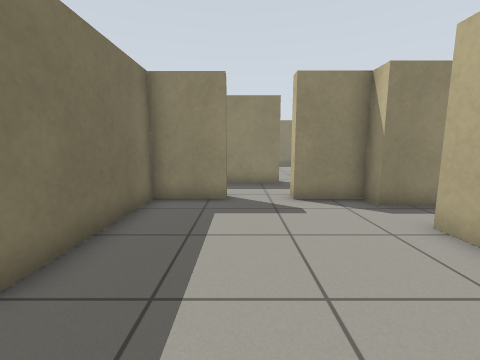
[1] (above)

16 first-person views from a walk through a Gazebo world. The camera is 0.86 m above the floor, tilts 8° down and sees 90° across. The floor is counted in squares, 0.5 m on a side. Each view is taken from the middle of a square. On the plan, view 1 faces up. The plan holds only what a view shows up to about 14 squares ahead; the rest is blank.

[2]
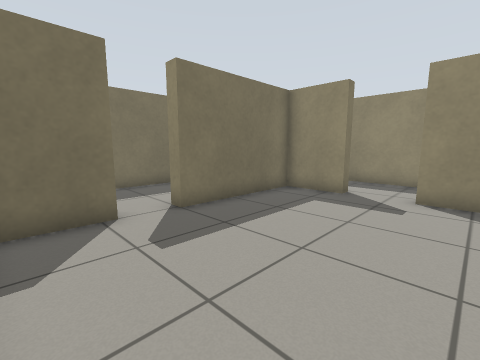

[3]
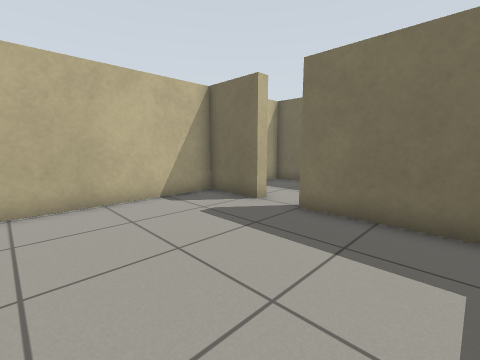

[4]
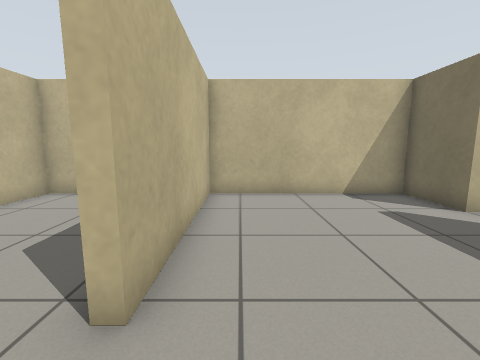

[5]
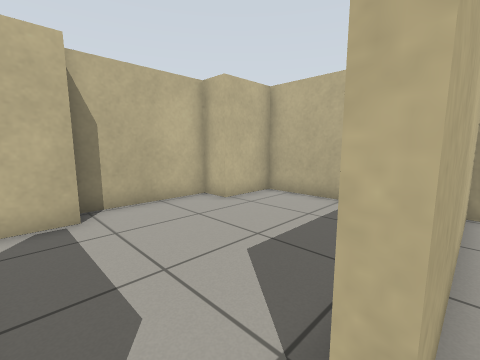

[6]
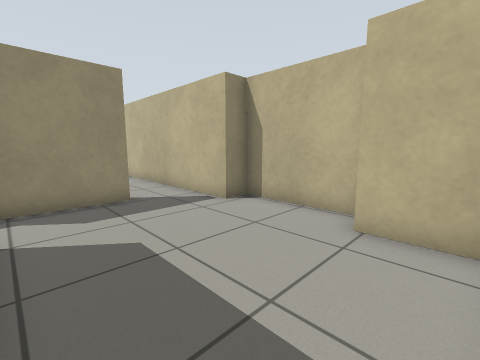

[7]
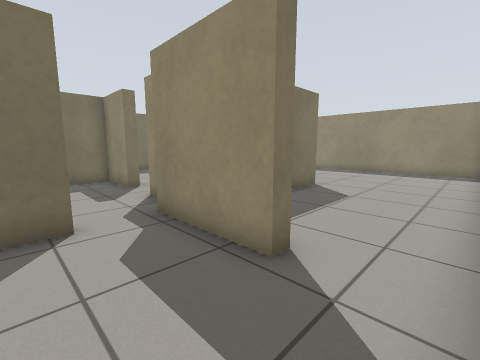

[8]
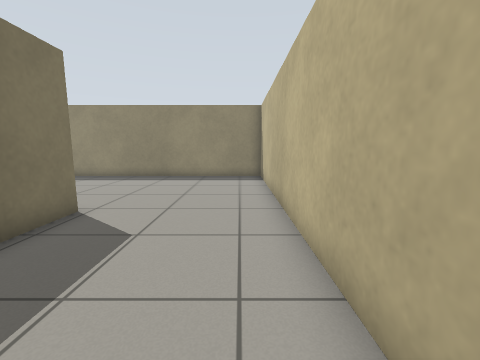

[9]
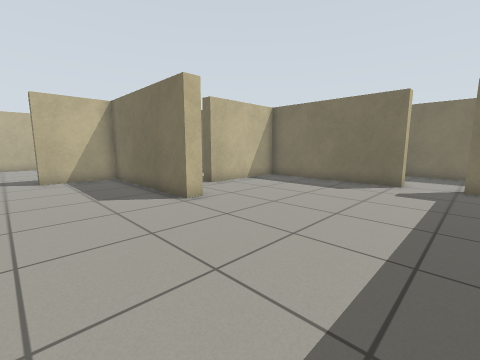

[10]
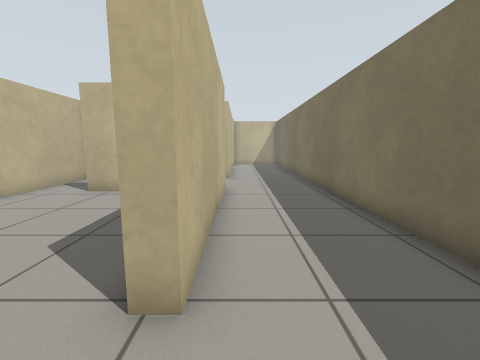

[11]
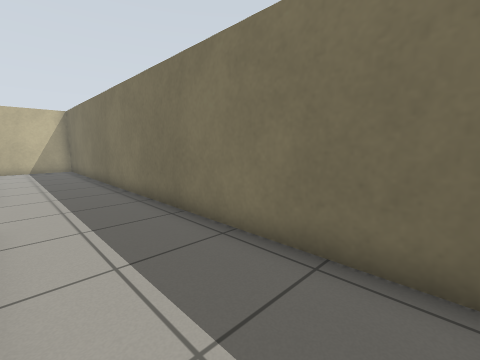

[12]
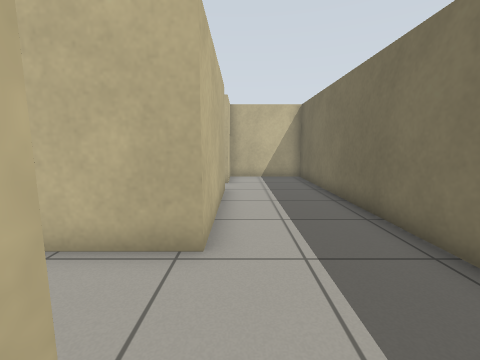

[13]
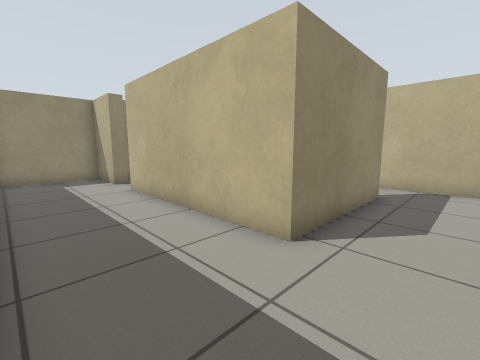

[14]
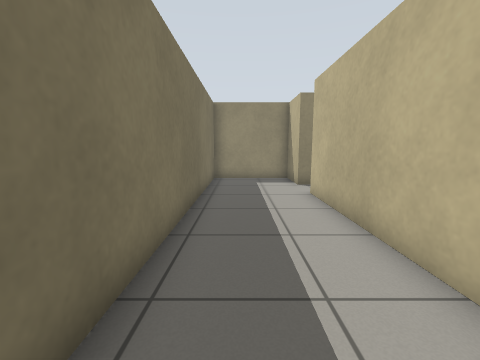

[15]
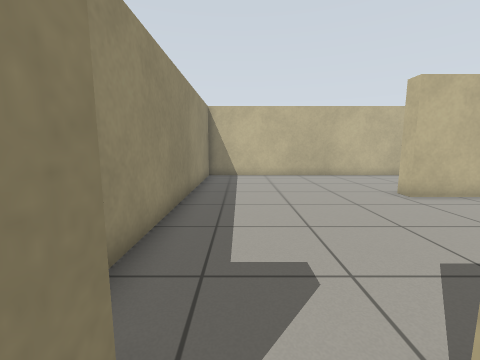

[16]
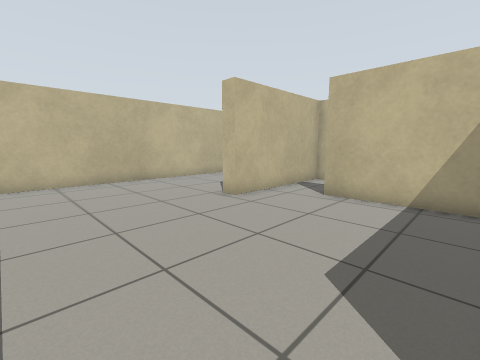

### Floor plan
Ten units are one square. View 1 is at (0, 0); x grows to the right and y downward. Boxes are objects, and circles mark ways between rooms. Rooms are numbered by the first view taken in them; rooms with no view inside come last. Other rooms are left out.
<svg viewBox="-79 -235 195 256">
<path fill="none" stroke="#000" d="M-35 -9 -28 -9 -28 16 41 16 41 -49 45 -49M-4 -84 -4 -77 -28 -77 -28 -25 -34 -25M41 -68 41 -77 18 -77 18 -82M45 -49 45 -39M79 -74 79 -68 41 -68M70 16 100 16 100 -7 111 -7 111 -48 102 -48 102 -75M41 -125 41 -142 47 -142 47 -74 79 -74M-21 -119 18 -119M-28 -188 -28 -126M-28 -211 -28 -207M102 -75 102 -218 -24 -218M18 -119 18 -113 -34 -113 -34 -188 -28 -188M-34 -25 -34 -83 -8 -83M41 -83 41 -125M-28 -207 -34 -207 -34 -230 -74 -230 -74 16 -34 16 -34 12M-34 6 -34 0"/>
<circle cx="40" cy="-55" r="3" fill="#2a7"/>
<circle cx="-30" cy="-15" r="3" fill="#2a7"/>
<circle cx="5" cy="-80" r="3" fill="#2a7"/>
<circle cx="85" cy="-70" r="3" fill="#2a7"/>
<circle cx="-30" cy="-195" r="3" fill="#2a7"/>
<circle cx="25" cy="-120" r="3" fill="#2a7"/>
<text x="0" y="-30">1</text>
<text x="70" y="-30">2</text>
<text x="40" y="-160">3</text>
<text x="-40" y="-110">4</text>
</svg>
Room 1 opens to room 2. Room 1 opens to room 4. Room 2 opens to room 3. Room 3 opens to room 4.

Where each view was taken, in squares from view 1:
view 1: 0 up, 0 right, facing up
view 2: 1 down, 3 right, facing up-left
view 3: 6 up, 3 right, facing down-left
view 4: 7 up, 3 right, facing down
view 5: 6 up, 4 right, facing down-right
view 6: 1 down, 5 right, facing up-right
view 7: 4 up, 10 right, facing up-left
view 8: 8 up, 9 right, facing up
view 9: 21 up, 9 right, facing down-left
view 10: 21 up, 4 left, facing down
view 11: 18 up, 4 left, facing down-left
view 12: 12 up, 4 left, facing down
view 13: 9 up, 7 left, facing up-right
view 14: 10 up, 6 left, facing up
view 15: 20 up, 4 left, facing right
view 16: 20 up, 2 left, facing down-right
